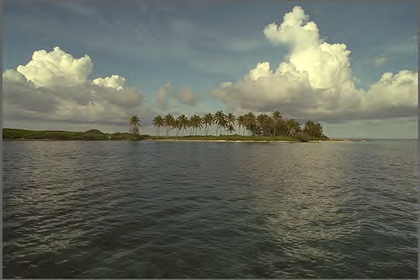
%> input picture testimage2.bmp, 420 x 280 px, shrunk from 768 x 512 before the run
$ octave Demo.m   (GNU Octave 9; MATLAB toolbox functions it lacks are replaced by stand-ins)
%> lines starting %> are read from the running program, lines starting %| are printed output that depends on the picture
### msklt_feature.m
function feat = msklt_feature(imdist)
%------------------------------------------------
% Feature Computation
% imdist should be double format
%-------------------------------------------------
imdist = double(imdist);
%% MSCN
window = fspecial('gaussian',7,7/6);
window = window/sum(sum(window));
%% O
O1 = 0.3*imdist(:,:,1) + 0.04*imdist(:,:,2) - 0.35*imdist(:,:,3);
O2 = 0.34*imdist(:,:,1) - 0.6*imdist(:,:,2) + 0.17*imdist(:,:,3);
O3 = 0.06*imdist(:,:,1) + 0.63*imdist(:,:,2) + 0.27*imdist(:,:,3);
%%
mu = filter2(window, O1, 'same');
sigma = sqrt(abs(filter2(window, O1.*O1, 'same') - mu.*mu));
O1 = (O1-mu)./(sigma+1);

mu = filter2(window, O2, 'same');
sigma = sqrt(abs(filter2(window, O2.*O2, 'same') - mu.*mu));
O2 = (O2-mu)./(sigma+1);

mu = filter2(window, O3, 'same');
sigma = sqrt(abs(filter2(window, O3.*O3, 'same') - mu.*mu));
O3 = (O3-mu)./(sigma+1);

%%
feat = [];
blk_sz_st = [0 2 4];
scalenum = 3;
for itr_scale = 1 : scalenum
    blk_sz = blk_sz_st(itr_scale);
    %% load klt kernels
    if blk_sz>1
        load(['KLT/Kernels/KLT_kernel_MSCN_x',num2str(blk_sz)]);
        %%
        [hgt, wdt, ~] = size(imdist);
        hgt = floor(hgt/blk_sz)*blk_sz;
        wdt = floor(wdt/blk_sz)*blk_sz;
        X1 = im2col(O1(1:hgt,1:wdt),[blk_sz,blk_sz],'distinct')';
        X2 = im2col(O2(1:hgt,1:wdt),[blk_sz,blk_sz],'distinct')';
        X3 = im2col(O3(1:hgt,1:wdt),[blk_sz,blk_sz],'distinct')';
    else
        X1 = O1;
        X2 = O2;
        X3 = O3;
    end
    %% Chanllel O1
    if blk_sz>1
        coef  = X1*kernel{1};
    else
        coef = X1(:);
    end
    featO1 = [];
    for i = 1:size(coef,2)
        [alpha, overallstd] = estimateggdparam(coef(:,i));
        featO1 = [featO1, alpha, overallstd];
    end
    %% Chanllel O2
    if blk_sz>1
        coef  = X2*kernel{2};
    else
        coef = X2(:);
    end
    featO2 = [];
    for i = 1:size(coef,2)
        [alpha, overallstd] = estimateggdparam(coef(:,i));
        featO2 = [featO2, alpha, overallstd];
    end
    %% Chanllel O3
    if blk_sz>1
        coef  = X3*kernel{3};
    else
        coef = X3(:);
    end
    featO3 = [];
    for i = 1:size(coef,2)
        [alpha, overallstd] = estimateggdparam(coef(:,i));
        featO3 = [featO3, alpha, overallstd];
    end
    %%
    %% feature fusion
    feat = [feat featO1 featO2 featO3];
    blk_sz = blk_sz * 2;
end

end

### MsKLT_score.m
function qualityscore = MsKLT_score(imdist)
%% feature extraction
feat = msklt_feature(imdist);

%% Quality Score Computation
load('model_Color');
qualityscore = predict(model,feat);

end

### Demo.m
clear;
clc;

 image        = imread('testimage2.bmp');
%> image is the input picture: size 280x420x3 uint8; mean R, G, B 103, 106.9, 95.4
 qualityscore = MsKLT_score(image)
%> in msklt_feature, `O1 = 0.3*imdist(:,:,1) + 0.04*imdist(:,:,2) - 0.35*imdist(:,:,3);`:
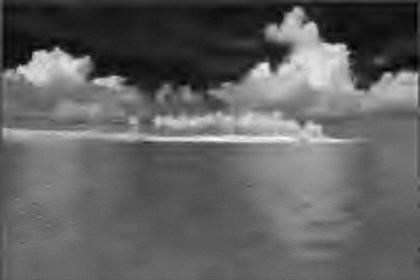
%> O1: size 280x420 double; min -11.64, max 23.33, mean 1.8; drawn with min black and max white
%> in msklt_feature, `O1 = (O1-mu)./(sigma+1);`:
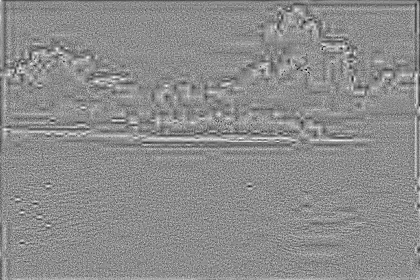
%> O1: size 280x420 double; min -1.08, max 0.881, mean -0.00252; drawn with min black and max white
%> in msklt_feature, `mu = filter2(window, O2, 'same');`:
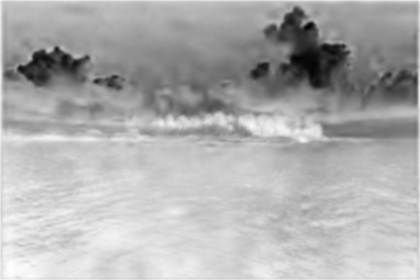
%> mu: size 280x420 double; min -33.6, max -3.3, mean -12.85; drawn with min black and max white
%> in msklt_feature, `O2 = (O2-mu)./(sigma+1);`:
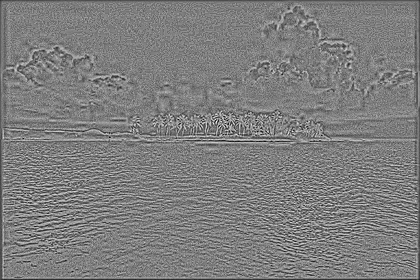
%> O2: size 280x420 double; min -1.5, max 1.51, mean -0.00998; drawn with min black and max white
%> in msklt_feature, `mu = filter2(window, O3, 'same');`:
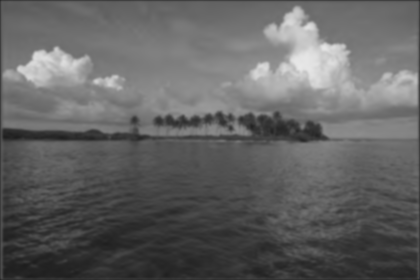
%> mu: size 280x420 double; min 30, max 232.1, mean 98.8
%> in msklt_feature, `sigma = sqrt(abs(filter2(window, O3.*O3, 'same') - mu.*mu));`:
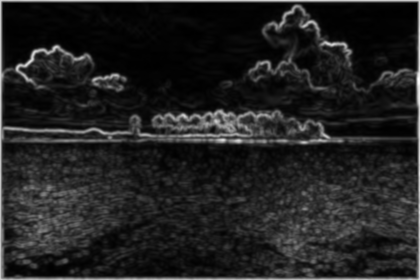
%> sigma: size 280x420 double; min 0.1, max 58.04, mean 7.8; drawn with min black and max white
%> in msklt_feature, `O3 = (O3-mu)./(sigma+1);`:
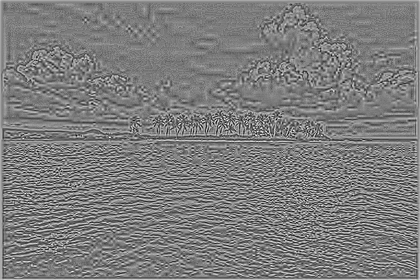
%> O3: size 280x420 double; min -1.97, max 2.07, mean 0.0115; drawn with min black and max white
%> the loop in msklt_feature, `for itr_scale = 1 : scalenum` made 2 passes
%> feat on pass 1: [1.53 0.158 1.44 0.306 1.41 0.523]
%> the run ends on the next line

$ run again, with testimage1.bmp copied over testimage2.bmp
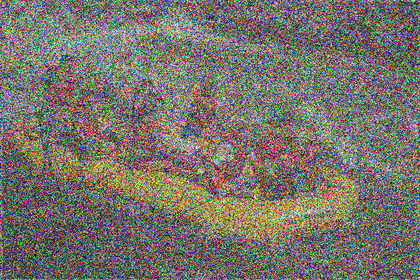
%> input picture testimage1.bmp, 420 x 280 px, shrunk from 768 x 512 before the run
%> image is the input picture: size 280x420x3 uint8; mean R, G, B 119.7, 115.3, 106.5
%> in msklt_feature, `sigma = sqrt(abs(filter2(window, O3.*O3, 'same') - mu.*mu));`:
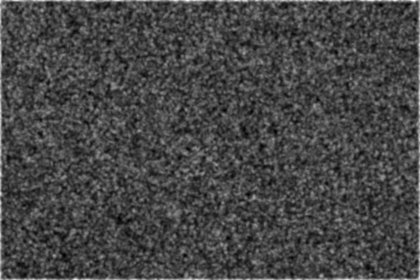
%> sigma: size 280x420 double; min 15.83, max 81.36, mean 34; drawn with min black and max white
%> in msklt_feature, `O3 = (O3-mu)./(sigma+1);`:
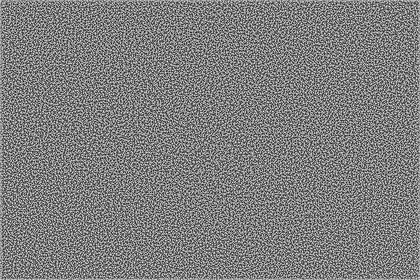
%> O3: size 280x420 double; min -2.32, max 2.38, mean 0.00741; drawn with min black and max white
%> the loop in msklt_feature, `for itr_scale = 1 : scalenum` made 2 passes
%> feat on pass 1: [3.11 0.844 3.21 0.858 3.3 0.849]
